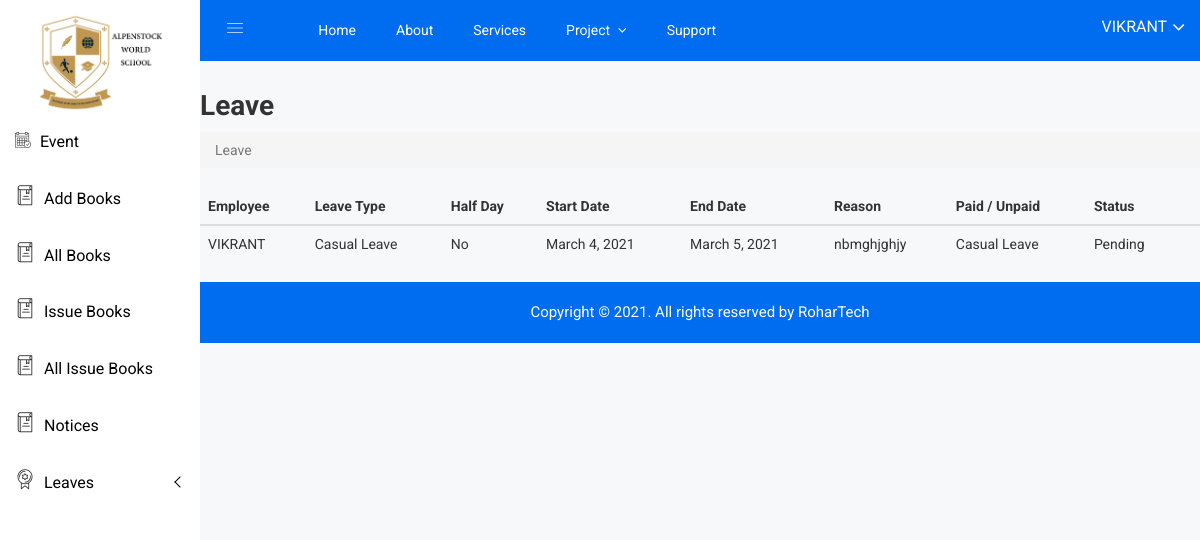
Page /library/view_leave/ (signed in) on the committed database.
### admins/models/professor.py (models this page shows, shortened)
class Teacher(models.Model):
    username = models.CharField(max_length=20, default="TE")
    password = models.CharField(max_length=500, default="")
    first_name = models.CharField(max_length=20, default="")
    last_name = models.CharField(max_length=20, default="")
    gender = models.CharField(max_length=6, default="")
    dob = models.CharField(max_length=20)
    address = models.TextField()
    country = models.CharField(max_length=20, default="")
    state = models.CharField(max_length=20, default="")
    city = models.CharField(max_length=20, default="")
    zipcode = models.CharField(max_length=10, default="")
    phone = models.CharField(max_length=30, default="")
    email = models.EmailField(max_length = 254, default="")
    designation = models.CharField(max_length=20, default="")
    qualification = models.CharField(max_length=30, default="")
    basic_salary = models.CharField(max_length=30, default="")
    contract_type = models.CharField(max_length=30, default="")
    work_shift = models.CharField(max_length=30, default="")
    bank_name = models.CharField(max_length=20, default="")
    branch_name = models.CharField(max_length=20, default="")
    account_number = models.CharField(max_length=20, default="")
    ifsc_code = models.CharField(max_length=20, default="")
    aadhar_number = models.CharField(max_length=20, default="")
    pancard_number = models.CharField(max_length=20, default="")
    descripation = models.TextField()
    image = models.ImageField(upload_to="teacher", blank=True, null=True)
    date_joined = models.DateTimeField(verbose_name='date_joined', auto_now_add=True)

### admins/models/leave.py (models this page shows, shortened)
class Leave(models.Model):
    teacher = models.ForeignKey(Teacher, on_delete=models.CASCADE, null=True, blank=True)
    student = models.ForeignKey(Students, on_delete=models.CASCADE, null=True, blank=True)
    type = models.CharField(max_length=15)
    start_date = models.DateField()
    end_date = models.DateField(null=True, blank=True)
    reason = models.TextField(default="")
    halfday = models.BooleanField(default=False)
    status = models.CharField(max_length=10, default="Pending")
    is_teacher = models.BooleanField(default=False)
    is_student = models.BooleanField(default=False)

### admins/middleware/auth.py (the view)
    def middleware(request, *args, **kwargs):
        returnUrl = request.META['PATH_INFO']
        print(returnUrl)
        if not request.session.get('user'):
           return redirect(f'/login?return_url={returnUrl}')
        response = get_response(request, *args, **kwargs)
        return response

### library/views/books.py (called while the page is built)
def user_validate(request):
    username = request.session.get('user')
    user = get_object_or_404(Teacher, username= username)
    role = get_object_or_404(Role, user = user)
    if role.role == "Librarian":
        return True
    else:
        return False

### library/views/index.py (called while the page is built)
    def get(self, request):
        if user_validate(request):
            username = request.session.get('user')
            user = get_object_or_404(Teacher,username=username)
            leaves = Leave.objects.filter(teacher=user.pk).order_by('start_date')
            data = {'all_leaves': leaves,}
            return render(request, 'library/view-leave.html', data)
        else:
            return redirect('login')

### library/templates/library/view-leave.html (shortened to what this page needs)
{% extends './basic.html' %}
{% load static %}
{% block body %}
<div id="content" class="pmd-content inner-page admin" style="margin-top: 90px;">
    <h1 id="leave">Leave</h1>
    <nav aria-label="breadcrumb">
        <ol class="breadcrumb pmd-breadcrumb mb-0">
            <li class="breadcrumb-item active" aria-current="page">Leave</li>
        </ol>
    </nav>
    <section class="component-section" id="employee">
        <table class="table pmd-table table-hover pmd-table-card">
                <thead class="thead-light">
                    <tr>
                        <th>Employee</th>
                        <th>Leave Type</th>
                        <th>Half Day</th>
                        <th>Start Date</th>
                        <th>End Date</th>
                        <th>Reason</th>
                        <th>Paid / Unpaid</th>
                        <th>Status</th>
                        <th></th>
                    </tr>
                </thead>
                <tbody>
                {% for leave in all_leaves %}
                    <tr>
                        <td data-title="Employee">{{leave.teacher.first_name}}</td>
                        <td data-title="Leave Type">{{leave.type}}</td>
                        {% if leave.halfday %}
                        <td data-title="Half Day">Yes</td>
                        {% else %}
                        <td data-title="Half Day">No</td>
                        {% endif %}
                        <td data-title="Start Date">{{leave.start_date}}</td>
                        <td data-title="End Date">{{leave.end_date}}</td>
                        <td data-title="Reason">{{leave.reason}}</td>
                        <td data-title="Paid / Unpaid">{{leave.type}}</td>
                        <td data-title="Status">{{leave.status}}</td>
                    </tr>
                {% endfor %}
                </tbody>
        </table>
    </section>
</div>
{% endblock %}

### library/templates/library/basic.html (shortened to what this page needs)
{% extends 'alpen_admin/base.html' %}
{% load static %}
{% block mainbody %}
<div class="left-sidebar-pro">
    <nav id="sidebar" class="">
        <div class="sidebar-header">
            <a href="https://www.alpenstockworldschool.com/"><img class="main-logo" src="{% static 'img/logo/logo.png' %}" alt="alpen_stock" /></a>
        </div>
        <div class="left-custom-menu-adp-wrap comment-scrollbar">
            <nav class="sidebar-nav left-sidebar-menu-pro">
                <ul class="metismenu" id="menu1">
                    <li>
                        <a title="Landing Page" href="#" aria-expanded="false"><span class="educate-icon educate-event icon-wrap sub-icon-mg" aria-hidden="true"></span> <span class="mini-click-non">Event</span></a>
                    </li>
                    <li>
                        <a title="Landing Page" href="{% url 'add_books' %}" aria-expanded="false"><span class="educate-icon educate-library icon-wrap" aria-hidden="true"></span> <span class="mini-click-non">Add Books</span></a>
                    </li>
                     <li>
                        <a title="Landing Page" href="{% url 'all_books' %}" aria-expanded="false"><span class="educate-icon educate-library icon-wrap" aria-hidden="true"></span> <span class="mini-click-non">All Books</span></a>
                    </li>
                    <li>
                        <a title="Issue Book" href="{% url 'issue_book' %}" aria-expanded="false"><span class="educate-icon educate-library icon-wrap" aria-hidden="true"></span> <span class="mini-click-non">Issue Books</span></a>
                    </li>
                    <li>
                        <a title="All Issue Book" href="{% url 'all_issue_book' %}" aria-expanded="false"><span class="educate-icon educate-library icon-wrap" aria-hidden="true"></span> <span class="mini-click-non">All Issue Books</span></a>
                    </li>
                    <li>
                        <a title="View Notices" href="{% url 'library_notice' %}" aria-expanded="false"><span class="educate-icon educate-library icon-wrap" aria-hidden="true"></span> <span class="mini-click-non">Notices</span></a>
                    </li>
                    <li>
                        <a class="has-arrow" aria-expanded="false"><span class="educate-icon educate-department icon-wrap"></span> <span class="mini-click-non">Leaves</span></a>
                    </li>
                </ul>
            </nav>
        </div>
    </nav>
</div>
    <div class="all-content-wrapper">
        <div class="header-advance-area">
    <div class="header-top-area">
        <div class="container-fluid">
            <div class="row">
                <div class="col-lg-12 col-md-12 col-sm-12 col-xs-12">
                    <div class="header-top-wraper">
                        <div class="row">
                            <div class="col-lg-1 col-md-0 col-sm-1 col-xs-12">
                                <div class="menu-switcher-pro">
                                    <button type="button" id="sidebarCollapse" class="btn bar-button-pro header-drl-controller-btn btn-info navbar-btn">
                                            <i class="educate-icon educate-nav"></i>
                                        </button>
                                </div>
                            </div>
                            <div class="col-lg-6 col-md-7 col-sm-6 col-xs-12">
                                <div class="header-top-menu tabl-d-n">
                                    <ul class="nav navbar-nav mai-top-nav">
                                        <li class="nav-item"><a href="{% url 'library_index' %}" class="nav-link">Home</a>
                                        </li>
                                        <li class="nav-item"><a href="#" class="nav-link">About</a>
                                        </li>
                                        <li class="nav-item"><a href="#" class="nav-link">Services</a>
                                        </li>
                                        <li class="nav-item dropdown res-dis-nn">
                                            <a href="#" data-toggle="dropdown" role="button" aria-expanded="false" class="nav-link dropdown-toggle">Project <span class="angle-down-topmenu"><i class="fa fa-angle-down"></i></span></a>
                                        </li>
                                        <li class="nav-item"><a href="#" class="nav-link">Support</a>
                                        </li>
                                    </ul>
                                </div>
                            </div>
                            <div class="col-lg-5 col-md-5 col-sm-12 col-xs-12">
                                <div class="header-right-info">
                                    <ul class="nav navbar-nav mai-top-nav header-right-menu">
                                        <li class="nav-item">
                                            <a href="#" data-toggle="dropdown" role="button" aria-expanded="false" class="nav-link dropdown-toggle">
                                                    <span class="admin-name">{{ request.session.name }}</span>
                                                    <i class="fa fa-angle-down edu-icon edu-down-arrow"></i>
                                                </a>
                                        </li>
                                    </ul>
                                </div>
                            </div>
                        </div>
                    </div>
                </div>
            </div>
        </div>
    </div>
</div>
        {% block body %}{% endblock %}
        <div class="footer-copyright-area">
            <div class="container-fluid">
                <div class="row">
                    <div class="col-lg-12">
                        <div class="footer-copy-right">
                            <p>Copyright © 2021. All rights reserved by <a href="#">RoharTech</a></p>
                        </div>
                    </div>
                </div>
            </div>
        </div>
    </div>
{% endblock %}

### admins/static/css/main.css (style rules this page uses)
html { color: #222; font-size: 1em; line-height: 1.4; }
audio, canvas, iframe, img, svg, video { vertical-align: middle; }

### admins/static/css/metisMenu/metisMenu-vertical.css (style rules this page uses)
.sidebar-nav { background: #fff; }
.sidebar-nav ul { padding: 0; margin: 0; list-style: none; background: #f5f5f5; }
.sidebar-nav .metismenu { background: #fff; display: -webkit-box; display: -ms-flexbox; display: flex; -webkit-box-orient: vertical; -webkit-box-direction: normal; -ms-flex-direction: column; flex-direction: column; }
.sidebar-nav .metismenu li + li { margin-top: 5px; }
.sidebar-nav .metismenu li:last-child { margin-bottom: 5px; }
.sidebar-nav .metismenu > li { display: -webkit-box; display: -ms-flexbox; display: flex; -webkit-box-orient: vertical; -webkit-box-direction: normal; -ms-flex-direction: column; flex-direction: column; position: relative; }
.sidebar-nav .metismenu a { position: relative; display: block; padding: 13px 15px; color: #444; outline-width: 0; transition: all .3s ease-out; font-size:16px; font-weight:400; }
.sidebar-nav .metismenu li .icon-wrap { margin-right:5px; font-size:20px; color:#303030; }
.sidebar-nav .metismenu li .sub-icon-mg { margin-right:5px; font-size:16px; }

### rows in the picture
Teacher: session.name "VIKRANT"
Leave: teacher.first_name "VIKRANT", type "Casual Leave", halfday "No", start_date "March 4, 2021", end_date "March 5, 2021", reason "nbmghjghjy", status "Pending"
